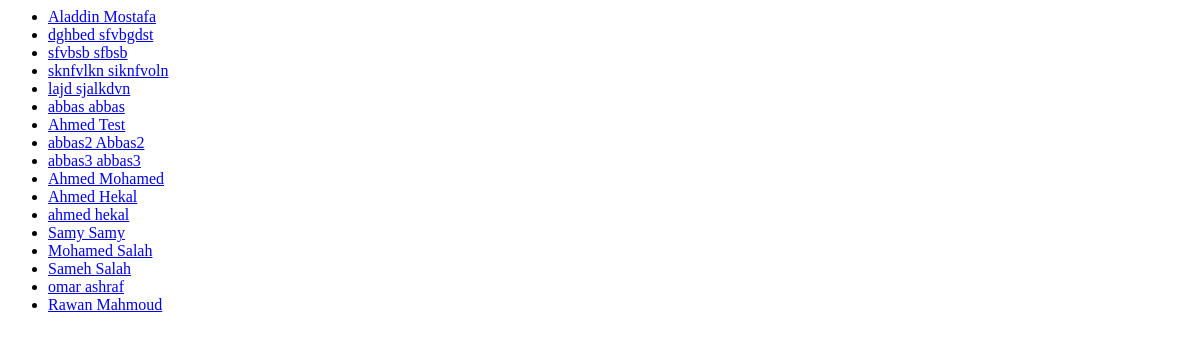
The app's page /users, older data.
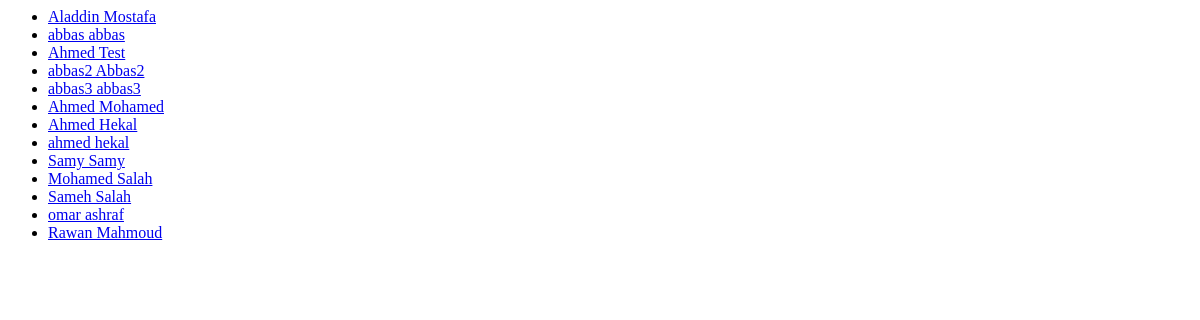
The same page, newer data.
### social_network/models.py (models this page shows)
class CustomUser(AbstractUser):
    friends = models.ManyToManyField('self')
    username = models.CharField(max_length=100, unique=True)
    password = models.CharField(max_length=100)
    email = models.CharField(max_length=100, unique=True)
    first_name = models.CharField(max_length=100)
    last_name = models.CharField(max_length=100)
    birth_date = models.CharField(max_length=10)
    gender = models.CharField(max_length=8)
    mobile_number = models.CharField(max_length=15)
    def __str__(self):
        return self.first_name + " " + self.last_name

### social_network/views.py (the view)
# urls.py: url(r'^users', views.index, name='index'),
def index(request):
    all_users = CustomUser.objects.all()
    context = {'all_users': all_users}
    return render(request, 'social_network/index.html', context)

### social_network/templates/social_network/index.html
<ul>
    {% for user in all_users%}
    <li><a href="/users/{{ user.pk }}/">{{user}}</a></li>
    {% endfor %}
</ul>

Row changes from the older to the newer data that the page shows:
removed CustomUser: first_name+last_name "dghbed sfvbgdst"
removed CustomUser: first_name+last_name "sfvbsb sfbsb"
removed CustomUser: first_name+last_name "sknfvlkn siknfvoln"
removed CustomUser: first_name+last_name "lajd sjalkdvn"
